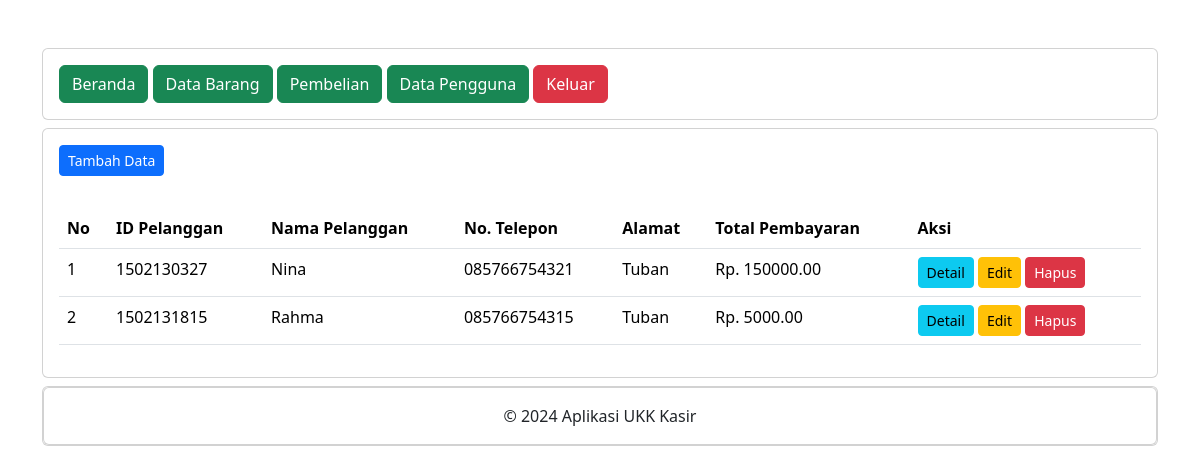
Page /administrator/pembelian.php (signed in) on the committed database.
### tables this page shows
CREATE TABLE `penjualan` (
  `PenjualanID` int(11) NOT NULL,
  `TanggalPenjualan` date NOT NULL,
  `TotalHarga` decimal(10,2) NOT NULL DEFAULT 0.00,
  `PelangganID` varchar(20) NOT NULL
);

CREATE TABLE `pelanggan` (
  `PelangganID` varchar(20) NOT NULL,
  `NamaPelanggan` varchar(255) NOT NULL,
  `Alamat` text NOT NULL,
  `NomorTelepon` varchar(15) NOT NULL
);

### administrator/pembelian.php (the view, shortened to what this page needs)
<?php
include "header.php";
include "navbar.php";
?>
<div class="card mt-2">
	<div class="card-body">
		<button type="button" class="btn btn-primary btn-sm" data-bs-toggle="modal" data-bs-target="#tambah-data">
			Tambah Data
		</button>
	</div>
	<div class="card-body">
		<table class="table">
			<thead>
				<tr>
					<th>No</th>
					<th>ID Pelanggan</th>
					<th>Nama Pelanggan</th>
					<th>No. Telepon</th>
					<th>Alamat</th>
					<th>Total Pembayaran</th>
					<th>Aksi</th>
				</tr>
			</thead>
			<tbody>
				<?php
				include '../koneksi.php';
				$no = 1;
				$data = mysqli_query($koneksi,"SELECT * FROM pelanggan INNER JOIN penjualan ON pelanggan.PelangganID=penjualan.PelangganID");
				while($d = mysqli_fetch_array($data)){
					?>
					<tr>
						<td><?php echo $no++; ?></td>
						<td><?php echo $d['PelangganID']; ?></td>
						<td><?php echo $d['NamaPelanggan']; ?></td>
						<td><?php echo $d['NomorTelepon']; ?></td>
						<td><?php echo $d['Alamat']; ?></td>
						<td>Rp. <?php echo $d['TotalHarga']; ?></td>
						<td>
							<a class="btn btn-info btn-sm" href="detail_pembelian.php?PelangganID=<?php echo $d['PelangganID']; ?>">Detail</a>
							<button type="button" class="btn btn-warning btn-sm" data-bs-toggle="modal" data-bs-target="#edit-data<?php echo $d['PelangganID']; ?>">
								Edit
							</button>
							<button type="button" class="btn btn-danger btn-sm" data-bs-toggle="modal" data-bs-target="#hapus-data<?php echo $d['PelangganID']; ?>">
								Hapus
							</button>
						</td>
					</tr>
				<?php } ?>
			</tbody>
		</table>
	</div>
</div>
<?php
include "footer.php";
?>

### rows in the picture
penjualan: PelangganID "1502130327", PelangganID.NamaPelanggan "Nina", PelangganID.NomorTelepon "085766754321", PelangganID.Alamat "Tuban", TotalHarga "150000.00"
penjualan: PelangganID "1502131815", PelangganID.NamaPelanggan "Rahma", PelangganID.NomorTelepon "085766754315", PelangganID.Alamat "Tuban", TotalHarga "5000.00"
